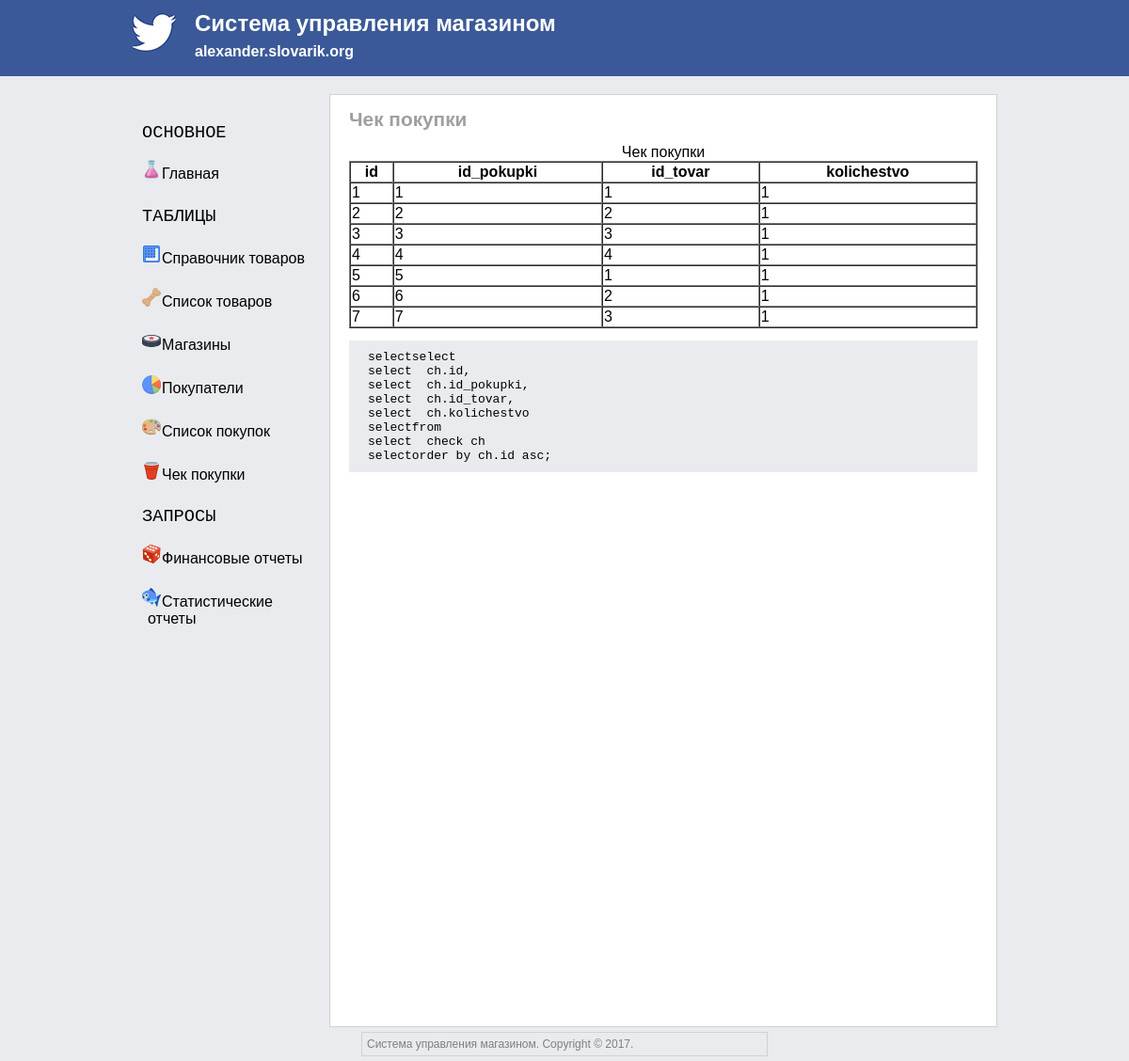
/06check_pokupki.php, run on the app's committed database.
### tables this page shows
CREATE TABLE `mgz_check` (
  `id` int(10) NOT NULL AUTO_INCREMENT,
  `id_pokupki` int(10) NOT NULL,
  `id_tovar` int(10) NOT NULL,
  `kolichestvo` int(5) NOT NULL DEFAULT '1',
  PRIMARY KEY (`id`),
  KEY `mgz_check_fk0` (`id_pokupki`),
  KEY `mgz_check_fk1` (`id_tovar`),
  CONSTRAINT `mgz_check_fk0` FOREIGN KEY (`id_pokupki`) REFERENCES `mgz_pokupki` (`id`),
  CONSTRAINT `mgz_check_fk1` FOREIGN KEY (`id_tovar`) REFERENCES `mgz_tovar` (`id`)
);

### 06check_pokupki.php (the view, shortened to what this page needs)
<!DOCTYPE html>
<html>
    <head>
        <?php
            require_once('template/head.php');
        ?>
    </head>
    <body>
        <?php
            require_once('template/header.php');
        ?>
        <div class="MainClass">
            <?php
                require_once('template/sidebar.php');
            ?>
            <div class="ContentClass">
            <h1>Чек покупки</h1>
            <?php
                include 'config.php';
                $mysqli = new mysqli($dbHost, $dbUser, $dbPass, $dbName);
                $mysqli->query("SET NAMES 'utf8'");
                $mysqli->query("SET CHARACTER SET 'utf8'");
                $mysqli->query("SET SESSION collation_connection = 'utf8_general_ci'");
                $res_tovar_list = $mysqli->query("
                                                    select
                                                      ch.id,
                                                      ch.id_pokupki,
                                                      ch.id_tovar,
                                                      ch.kolichestvo
                                                    from
                                                      mgz_check ch
                                                    order by ch.id asc;
                                                ");
                echo "<table class='dbtable' width='100%'' cellspacing='0' border='1'>";
                echo "<caption>Чек покупки</caption>";
                echo "<tr>";
                echo "<th>id</th>";
                echo "<th>id_pokupki</th>";
                echo "<th>id_tovar</th>";
                echo "<th>kolichestvo</th>";
                echo "</tr>";
                $res_tovar_list->data_seek(0);
                while ($row = $res_tovar_list->fetch_assoc())
                {
                    echo "<tr>";
                    echo "<td>" . $row['id'] . "</td>";
                    echo "<td>" . $row['id_pokupki'] . "</td>";
                    echo "<td>" . $row['id_tovar'] . "</td>";
                    echo "<td>" . $row['kolichestvo'] . "</td>";
                    echo "</tr>";
                }
                echo "</table>";
                echo "<pre class='code'>";
                echo "selectselect <br>";
                echo "select  ch.id, <br>";
                echo "select  ch.id_pokupki, <br>";
                echo "select  ch.id_tovar, <br>";
                echo "select  ch.kolichestvo <br>";
                echo "selectfrom <br>";
                echo "select  check ch <br>";
                echo "selectorder by ch.id asc; <br>";
                echo "</pre>";
            ?>
            </div>
        </div>
<?php
    require_once('template/footer.php');
?>
    </body>
</html>

### css/style.css (style rules this page uses)
body { background: #E9EBEE; font-family: Geneva, Arial, Helvetica, sans-serif; margin-top: 0px; margin-left: 0px; margin-right: 0px; margin-bottom: 0px; }
.MainClass h1 { font-size: 1.3em; color: #9f9f9f; }
.MainClass { width: 920px; color: black; background-color: #E9EBEE; margin-top: 100px; margin-left: auto; margin-right: auto; margin-bottom: 0px; padding-top: auto; padding-left: auto; padding-right: auto; padding-bottom: auto; }
.ContentClass { background-color: white; border: 1px solid #d0d1d5; min-height: 990px; overflow: hidden; margin-top: auto; margin-left: 210px; margin-right: auto; margin-bottom: auto; padding-top: auto; padding-left: 20px; padding-right: 20px; padding-bottom: auto; }
.code { font-family: monospace; background-color: #E9EBEE; padding-top: 10px; padding-left: 20px; padding-right: 20px; padding-bottom: 10px; }

### data on the page
mgz_check: id "1", id_pokupki "1", id_tovar "1", kolichestvo "1"
mgz_check: id "2", id_pokupki "2", id_tovar "2", kolichestvo "1"
mgz_check: id "3", id_pokupki "3", id_tovar "3", kolichestvo "1"
mgz_check: id "4", id_pokupki "4", id_tovar "4", kolichestvo "1"
mgz_check: id "5", id_pokupki "5", id_tovar "1", kolichestvo "1"
mgz_check: id "6", id_pokupki "6", id_tovar "2", kolichestvo "1"
mgz_check: id "7", id_pokupki "7", id_tovar "3", kolichestvo "1"
